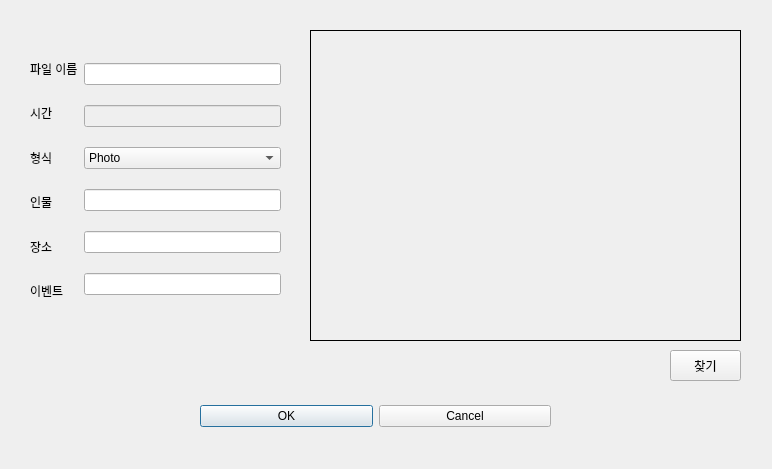
<?xml version="1.0" encoding="UTF-8"?>
<ui version="4.0">
 <class>Dialog</class>
 <widget class="QDialog" name="Dialog">
  <property name="geometry">
   <rect>
    <x>0</x>
    <y>0</y>
    <width>772</width>
    <height>469</height>
   </rect>
  </property>
  <property name="windowTitle">
   <string>Dialog</string>
  </property>
  <widget class="QWidget" name="layoutWidget">
   <property name="geometry">
    <rect>
     <x>200</x>
     <y>400</y>
     <width>351</width>
     <height>33</height>
    </rect>
   </property>
   <layout class="QHBoxLayout">
    <property name="spacing">
     <number>6</number>
    </property>
    <property name="leftMargin">
     <number>0</number>
    </property>
    <property name="topMargin">
     <number>0</number>
    </property>
    <property name="rightMargin">
     <number>0</number>
    </property>
    <property name="bottomMargin">
     <number>0</number>
    </property>
    <item>
     <widget class="QPushButton" name="okButton">
      <property name="text">
       <string>OK</string>
      </property>
     </widget>
    </item>
    <item>
     <widget class="QPushButton" name="cancelButton">
      <property name="text">
       <string>Cancel</string>
      </property>
     </widget>
    </item>
   </layout>
  </widget>
  <widget class="QWidget" name="horizontalLayoutWidget">
   <property name="geometry">
    <rect>
     <x>30</x>
     <y>49</y>
     <width>251</width>
     <height>261</height>
    </rect>
   </property>
   <layout class="QHBoxLayout" name="horizontalLayout">
    <item>
     <layout class="QVBoxLayout" name="verticalLayout_2">
      <item>
       <widget class="QLabel" name="label_4">
        <property name="text">
         <string>파일 이름</string>
        </property>
       </widget>
      </item>
      <item>
       <widget class="QLabel" name="label_7">
        <property name="text">
         <string>시간</string>
        </property>
       </widget>
      </item>
      <item>
       <widget class="QLabel" name="label_3">
        <property name="text">
         <string>형식</string>
        </property>
       </widget>
      </item>
      <item>
       <widget class="QLabel" name="label">
        <property name="text">
         <string>인물</string>
        </property>
       </widget>
      </item>
      <item>
       <widget class="QLabel" name="label_5">
        <property name="text">
         <string>장소</string>
        </property>
       </widget>
      </item>
      <item>
       <widget class="QLabel" name="label_6">
        <property name="text">
         <string>이벤트</string>
        </property>
       </widget>
      </item>
     </layout>
    </item>
    <item>
     <layout class="QVBoxLayout" name="verticalLayout">
      <item>
       <widget class="QLineEdit" name="line_name">
        <property name="enabled">
         <bool>true</bool>
        </property>
       </widget>
      </item>
      <item>
       <widget class="QLineEdit" name="line_date">
        <property name="enabled">
         <bool>false</bool>
        </property>
       </widget>
      </item>
      <item>
       <widget class="QComboBox" name="line_type">
        <item>
         <property name="text">
          <string>Photo</string>
         </property>
        </item>
        <item>
         <property name="text">
          <string>Video</string>
         </property>
        </item>
       </widget>
      </item>
      <item>
       <widget class="QLineEdit" name="line_person"/>
      </item>
      <item>
       <widget class="QLineEdit" name="line_location"/>
      </item>
      <item>
       <widget class="QLineEdit" name="line_event"/>
      </item>
     </layout>
    </item>
   </layout>
  </widget>
  <widget class="QLabel" name="label_Display">
   <property name="geometry">
    <rect>
     <x>310</x>
     <y>30</y>
     <width>431</width>
     <height>311</height>
    </rect>
   </property>
   <property name="frameShape">
    <enum>QFrame::Panel</enum>
   </property>
   <property name="text">
    <string/>
   </property>
   <property name="alignment">
    <set>Qt::AlignCenter</set>
   </property>
  </widget>
  <widget class="QToolButton" name="toolButton">
   <property name="geometry">
    <rect>
     <x>670</x>
     <y>350</y>
     <width>71</width>
     <height>31</height>
    </rect>
   </property>
   <property name="text">
    <string>찾기</string>
   </property>
  </widget>
 </widget>
 <resources/>
 <connections>
  <connection>
   <sender>cancelButton</sender>
   <signal>clicked()</signal>
   <receiver>Dialog</receiver>
   <slot>reject()</slot>
   <hints>
    <hint type="sourcelabel">
     <x>548</x>
     <y>402</y>
    </hint>
    <hint type="destinationlabel">
     <x>179</x>
     <y>282</y>
    </hint>
   </hints>
  </connection>
  <connection>
   <sender>okButton</sender>
   <signal>clicked()</signal>
   <receiver>Dialog</receiver>
   <slot>okClicked()</slot>
   <hints>
    <hint type="sourcelabel">
     <x>223</x>
     <y>402</y>
    </hint>
    <hint type="destinationlabel">
     <x>277</x>
     <y>219</y>
    </hint>
   </hints>
  </connection>
  <connection>
   <sender>toolButton</sender>
   <signal>clicked()</signal>
   <receiver>Dialog</receiver>
   <slot>load_image()</slot>
   <hints>
    <hint type="sourcelabel">
     <x>645</x>
     <y>232</y>
    </hint>
    <hint type="destinationlabel">
     <x>558</x>
     <y>243</y>
    </hint>
   </hints>
  </connection>
 </connections>
 <slots>
  <slot>okClicked()</slot>
  <slot>load_image()</slot>
 </slots>
</ui>
